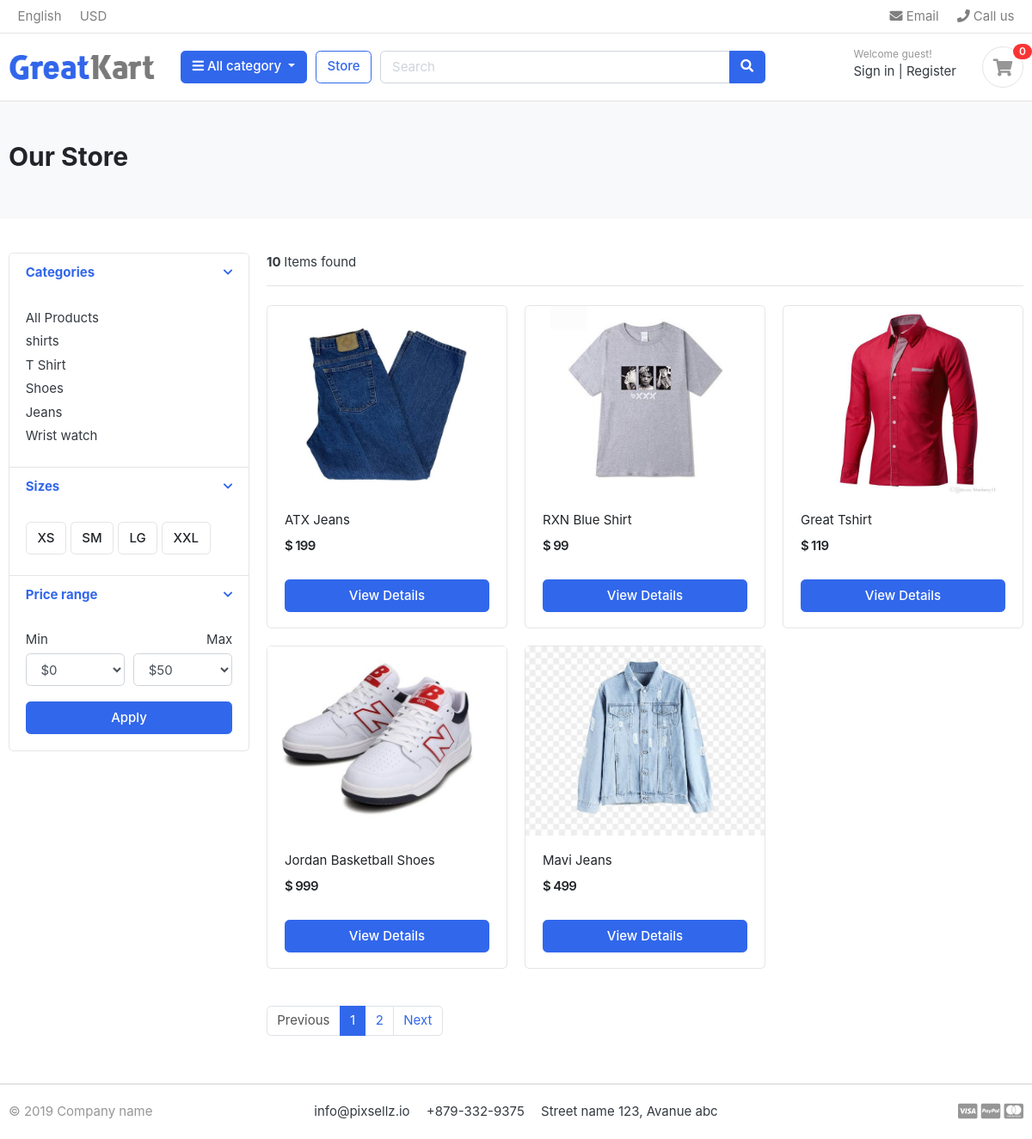
/store/, run on the app's committed database.
### catigory/models.py (models this page shows, shortened)
class category(models.Model):
    category_name = models.CharField(max_length=50, unique=True)
    slug = models.SlugField(max_length=100, unique=True)
    description = models.TextField(max_length=225)
    cat_image = models.ImageField(upload_to= 'photos/categories', blank=True)
    def get_url(self):
        return reverse('products_by_category', args=[self.slug])
    class Meta:
        verbose_name = 'category'
        verbose_name_plural = 'categories'

### store/models.py (models this page shows, shortened)
class Product(models.Model):
    product_name = models.CharField(max_length=200, unique=True)
    slug = models.SlugField(max_length=200, unique=True)
    description = models.TextField(max_length=500, blank=True)
    price = models.IntegerField()
    images = models.ImageField(upload_to='photos/products',)
    stock = models.IntegerField()
    is_available = models.BooleanField(default=True)
    category = models.ForeignKey(category, on_delete=models.CASCADE)
    created_date = models.DateTimeField(auto_now_add=True)
    modified_date = models.DateTimeField(auto_now_add=True)
    def get_url(self):
        return reverse('product_detail', args=[self.category.slug, self.slug])

### store/views.py (the view)
# urls.py: path('store/', include('store.urls')),
def store(request, category_slug=None):
    categories = None
    products = None
    if category_slug != None:
        categories = get_object_or_404(category, slug=category_slug)
        products = Product.objects.filter(category = categories, is_available = True )
        paginator = Paginator(products, 1) # 100b the paginator method take the object and number per page(1 objects) as parameter
        page = request.GET.get('page') # 100b this get the page number we want to display its product from the url i.e /?page=2
        paged_products = paginator.get_page(page) # 100b this store the selected object(1) in the paged_products variable
        product_count = products.count()
    else:
        products = Product.objects.all().filter(is_available = True).order_by('id')
        paginator = Paginator(products, 5) # 100a the paginator method take the object and number per page(6 objects) as parameter
        page = request.GET.get('page') # 100a this get the page number we want to display its product from the url i.e /?page=2
        paged_products = paginator.get_page(page) # 100a this store the selected object(6) in the paged_products variable
        product_count = products.count()
    context = {
        'products' : paged_products,  # 100c This will send the selected objects(6) to the template
        'product_count' : product_count,
    }
    return render(request, 'store/store.html', context)

### carts/views.py (called while the page is built)
def _cart_id(request):
    cart = request.session.session_key
    if not cart:
        cart = request.session.create()
    return cart

### catigory/context_processors.py (called while the page is built)
def menu_links(request):
    links = category.objects.all()
    return dict(links = links)

### templates/store/store.html (shortened to what this page needs)
{% extends 'base.html' %}
{% load static %}
{% block content %}
<section class="section-pagetop bg">
    <div class="container">
        {% if 'search' in request.path %}
        <h2 class="title-page">Search Result</h2>
        {% else %}
        <h2 class="title-page">Our Store</h2>
        {% endif %}
    </div>
    </section>
    <section class="section-content padding-y">
    <div class="container">
    <div class="row">
        <aside class="col-md-3">
    <div class="card">
        <article class="filter-group">
            <header class="card-header">
                <a href="#" data-toggle="collapse" data-target="#collapse_1" aria-expanded="true" class="">
                    <i class="icon-control fa fa-chevron-down"></i>
                    <h6 class="title">Categories</h6>
                </a>
            </header>
            <div class="filter-content collapse show" id="collapse_1" style="">
                <div class="card-body">
                    <ul class="list-menu">
                    <li><a href="{% url 'store' %}">All Products </a></li>
                    {% for category in links %}
                    <li><a href="{{ category.get_url }}">{{ category.category_name }} </a></li>
                    {% endfor %}
                    </ul>
                </div>
            </div>
        </article>
        <article class="filter-group">
            <header class="card-header">
                <a href="#" data-toggle="collapse" data-target="#collapse_4" aria-expanded="true" class="">
                    <i class="icon-control fa fa-chevron-down"></i>
                    <h6 class="title">Sizes </h6>
                </a>
            </header>
            <div class="filter-content collapse show" id="collapse_4" style="">
                <div class="card-body">
                  <label class="checkbox-btn">
                    <span class="btn btn-light"> XS </span>
                  </label>
                  <label class="checkbox-btn">
                    <span class="btn btn-light"> SM </span>
                  </label>
                  <label class="checkbox-btn">
                    <span class="btn btn-light"> LG </span>
                  </label>
                  <label class="checkbox-btn">
                    <span class="btn btn-light"> XXL </span>
                  </label>
            </div>
            </div>
        </article>
        <article class="filter-group">
            <header class="card-header">
                <a href="#" data-toggle="collapse" data-target="#collapse_3" aria-expanded="true" class="">
                    <i class="icon-control fa fa-chevron-down"></i>
                    <h6 class="title">Price range </h6>
                </a>
            </header>
            <div class="filter-content collapse show" id="collapse_3" style="">
                <div class="card-body">
                    <div class="form-row">
                    <div class="form-group col-md-6">
                      <label>Min</label>
                          <select class="mr-2 form-control">
                            <option value="0">$0</option>
                        </select>
                    </div>
                    <div class="form-group text-right col-md-6">
                      <label>Max</label>
                          <select class="mr-2 form-control">
                            <option value="50">$50</option>
                        </select>
                    </div>
                    </div>
                    <button class="btn btn-block btn-primary">Apply</button>
                </div>
            </div>
        </article>
    </div>
        </aside>
        <main class="col-md-9">
    <header class="border-bottom mb-4 pb-3">
            <div class="form-inline">
                <span class="mr-md-auto"><b>{{ product_count }} </b> Items found </span>
            </div>
    </header>
    <div class="row">
        {% if products %}
        {% for product in products %}
        <div class="col-md-4">
            <figure class="card card-product-grid">
                <div class="img-wrap">
                    <a href="{{ product.get_url }}"><img src="{{ product.images.url }}"></a>
                </div>
                <figcaption class="info-wrap">
                    <div class="fix-height">
                        <a href="{{ product.get_url }}" class="title">{{ product.product_name }}</a>
                        <div class="price-wrap mt-2">
                            <span class="price">$ {{ product.price }}</span>
                        </div>
                    </div>
                    <a href="{{ product.get_url }}" class="btn btn-block btn-primary">View Details </a>
                </figcaption>
            </figure>
        </div>
        {% endfor %}
        {% else %}
        <div>
            <h2>No result found. Please try again</h2>
        </div>
        {% endif %}
    </div>
    <nav class="mt-4" aria-label="Page navigation sample">
    {% if products.has_other_pages %}
      <ul class="pagination">
        {% if products.has_previous %}
        <li class="page-item"><a class="page-link" href="?page={{products.previous_page_number}}">Previous</a></li>
        {% else %}
        <li class="page-item disabled"><a class="page-link" href="#">Previous</a></li>
        {% endif %}
        {% for i in products.paginator.page_range %}
            {% if products.number == i %}
                <li class="page-item active"><a class="page-link" href="#">{{i}}</a></li>
            {% else %}
                <li class="page-item"><a class="page-link" href="?page={{i}}">{{i}}</a></li>
            {% endif %}
        {% endfor %}
        {% if products.has_next %}
            <li class="page-item"><a class="page-link" href="?pages={{products.next_page_number}}">Next</a></li>
        {% else %}
            <li class="page-item disabled"><a class="page-link" href="#">Next</a></li>
        {% endif %}
      </ul>
    {% endif %}
    </nav>
        </main>
    </div>
    </div>
    </section>
{% endblock %}

### static/css/ui.css (style rules this page uses)
html { font-family: "Inter", sans-serif; font-size: 15px; }
.img-wrap { text-align: center; display: block; }
.img-wrap img { max-width: 100%; }
.price-wrap { letter-spacing: -0.7px; }
.padding-y { padding-top: 40px; padding-bottom: 40px; }
figure { margin-bottom: 0; }
article:after, .form-group:after { display: block; clear: both; content: ""; }
.bg { background-color: #f8f9fa; }
.title-page { color: #212529; }
.btn-light { background-color: #fff; border-color: #e4e4e4; }
[class*=list-] li:after { visibility: hidden; display: block; content: ""; overflow: hidden; height: 0; clear: both; }
.list-menu { list-style: none; margin: 0; padding-left: 0; }
.list-menu li { margin-bottom: 5px; }
.list-menu a { color: #343a40; }
[class*=card-product] a.title { color: #212529; display: block; }
[class*=card-product] .img-wrap { overflow: hidden; position: relative; }
[class*=card-product] .img-wrap img { height: 100%; max-width: 100%; width: auto; display: inline-block; -o-object-fit: cover; object-fit: cover; }
.card-product-grid { margin-bottom: 20px; }
.card-product-grid .img-wrap { border-radius: 0.2rem 0.2rem 0 0; height: 220px; }
.card-product-grid .info-wrap { overflow: hidden; padding: 18px 20px; }
.card-product-grid .fix-height { height: 80px; overflow: hidden; }
.card .img-wrap { overflow: hidden; }
.price { font-weight: 600; color: #212529; }
.icon-control { margin-top: 5px; float: right; font-size: 80%; }
.card-header .title { margin-bottom: 0; line-height: 1.5; }
.filter-group { border-bottom: 1px solid #e4e4e4; }
.filter-group .card-header { border-bottom: 0; }
.filter-group:last-child { border-bottom: 0; }
.checkbox-btn { position: relative; }
.section-pagetop { padding: 45px 0; }

### data on the page
category: category_name "shirts"
category: category_name "T Shirt"
category: category_name "Shoes"
category: category_name "Jeans"
category: category_name "Wrist watch"
Product: images (picture), product_name "ATX Jeans", price "199"
Product: images (picture), product_name "RXN Blue Shirt", price "99"
Product: images (picture), product_name "Great Tshirt", price "119"
Product: images (picture), product_name "Jordan Basketball Shoes", price "999"
Product: images (picture), product_name "Mavi Jeans", price "499"

### other printed values
{{ cart_count }} "0"
{{ product_count }} "10"
{{ i }} "1"
{{ i }} "2"
